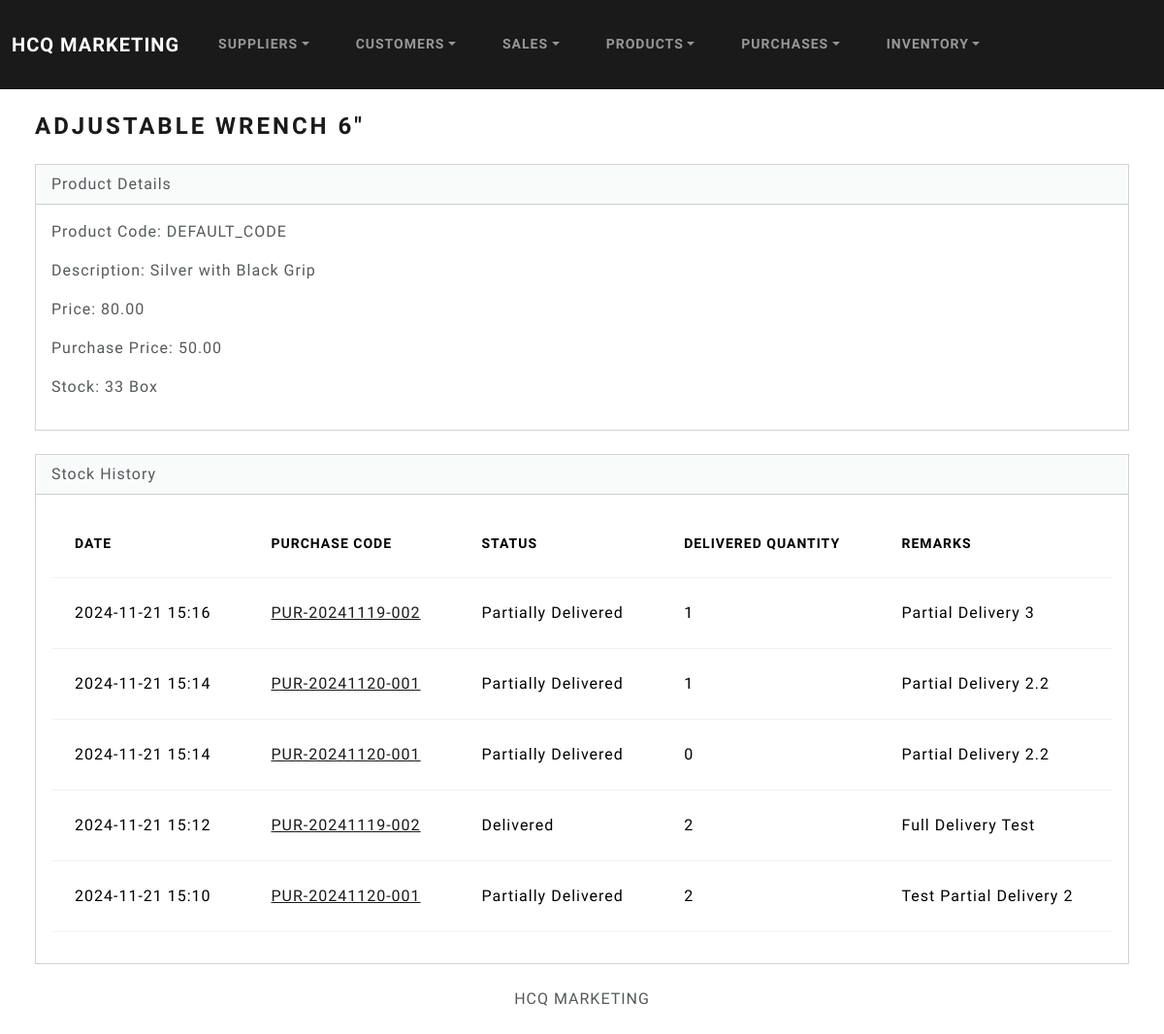
Page /inventory/1/ on the earlier database version.
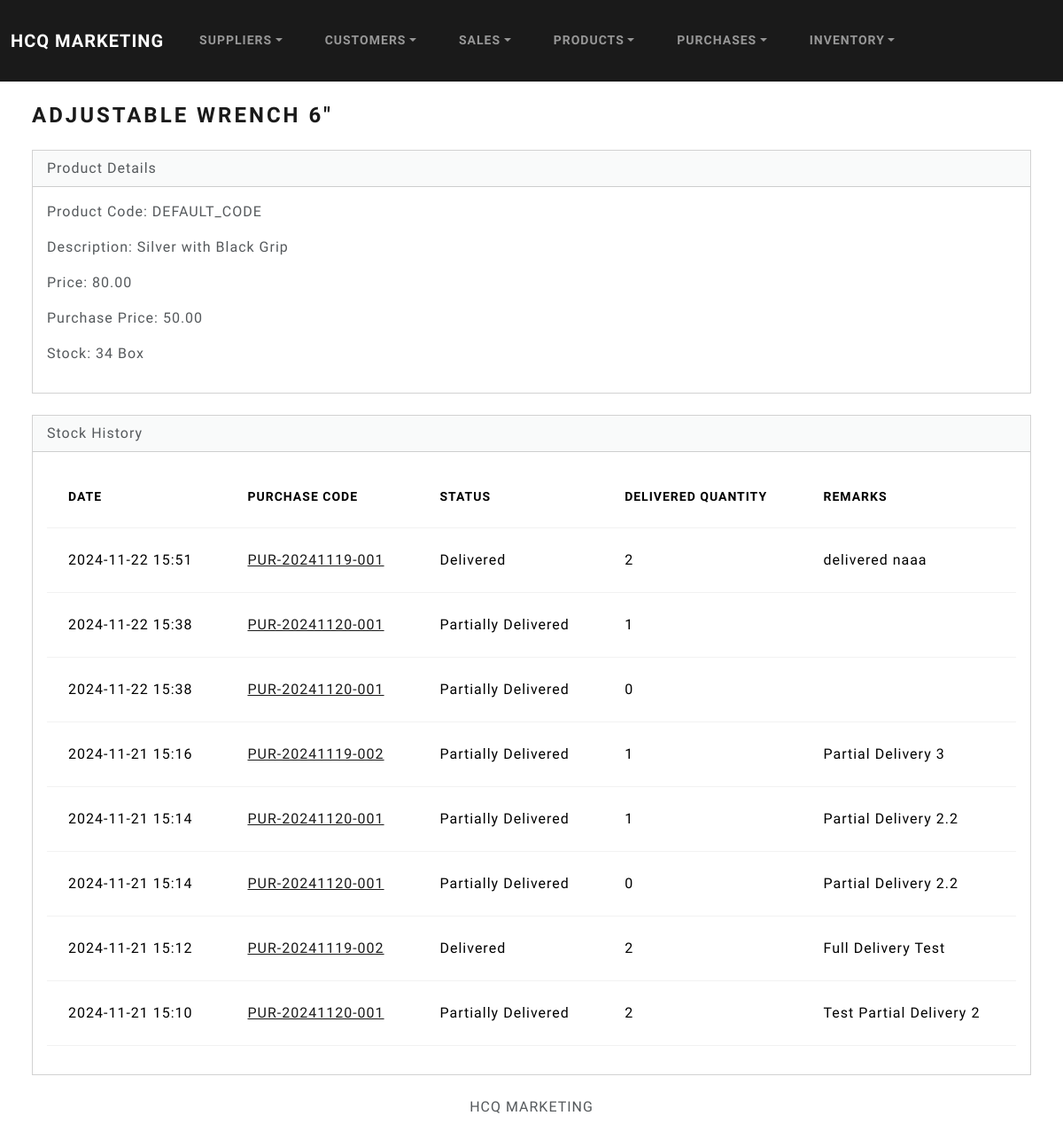
Same page on the later database version.
### inventory/models.py (models this page shows, shortened)
class Inventory(models.Model):
    product = models.ForeignKey(Product, on_delete=models.CASCADE)
    inventory_stock = models.PositiveIntegerField(default=0)

class StockHistory(models.Model):
    inventory = models.ForeignKey(Inventory, on_delete=models.CASCADE, related_name="stock_history")
    purchase = models.ForeignKey('purchases.Purchase', on_delete=models.CASCADE)  # String-based reference
    status = models.CharField(max_length=50)  # "Delivered", "Partially Delivered", etc.
    delivered_quantity = models.PositiveIntegerField()
    remarks = models.TextField(blank=True, null=True)
    timestamp = models.DateTimeField(auto_now_add=True)

### purchases/models.py (models this page shows, shortened)
class Purchase(models.Model):
    STATUS_CHOICES = [
        ('Pending', 'Pending'),
        ('Partially Delivered', 'Partially Delivered'),
        ('Delivered', 'Delivered'),
        ('Cancelled', 'Cancelled'),
    ]
    supplier = models.ForeignKey(Supplier, on_delete=models.CASCADE, related_name='purchases')
    date = models.DateTimeField(auto_now_add=True)
    total_cost = models.DecimalField(max_digits=10, decimal_places=2, default=0.00)
    purchase_code = models.CharField(max_length=20, unique=True, editable=False, blank=True)
    status = models.CharField(max_length=20, choices=STATUS_CHOICES, default='Pending')

### products/models.py (models this page shows, shortened)
class Product(models.Model):
    product_code = models.CharField(max_length=100 ,default='DEFAULT_CODE')
    product_name = models.CharField(max_length=100)
    product_descript = models.TextField()
    product_price = models.DecimalField(max_digits=10, decimal_places=2)
    product_unit = models.CharField(max_length=50)
    purchase_price = models.DecimalField(max_digits=10, decimal_places=2, null=True, blank=True)  # Price from supplier (optional)

### inventory/views.py (the view)
# urls.py: path('<int:product_id>/', views.product_detail, name='product_detail'),
def product_detail(request, product_id):
    inventory = get_object_or_404(Inventory, product__id=product_id)
    stock_history = StockHistory.objects.filter(inventory=inventory).order_by('-timestamp')
    return render(request, 'inventory/product_detail.html', {
        'inventory': inventory,
        'stock_history': stock_history,
    })

### inventory/templates/inventory/product_detail.html
{% extends "base.html" %}
{% block body %}
<h3 class="m-4">{{ inventory.product.product_name }}</h3>
<div class="card ms-4 me-4 mb-4">
    <div class="card-header">Product Details</div>
    <div class="card-body">
        <p><strong>Product Code:</strong> {{ inventory.product.product_code }}</p>
        <p><strong>Description:</strong> {{ inventory.product.product_descript }}</p>
        <p><strong>Price:</strong> {{ inventory.product.product_price }}</p>
        <p><strong>Purchase Price:</strong> {{ inventory.product.purchase_price }}</p>
        <p><strong>Stock:</strong> {{ inventory.inventory_stock }} {{ inventory.product.product_unit }}</p>
    </div>
</div>
<div class="card ms-4 me-4 mb-4">
    <div class="card-header">Stock History</div>
    <div class="card-body">
        {% if stock_history %}
        <table class="table table-hover">
            <thead>
                <tr>
                    <th>Date</th>
                    <th>Purchase Code</th>
                    <th>Status</th>
                    <th>Delivered Quantity</th>
                    <th>Remarks</th>
                </tr>
            </thead>
            <tbody>
                {% for record in stock_history %}
                <tr>
                    <td>{{ record.timestamp|date:"Y-m-d H:i" }}</td>
                    <td>
                        <a href="{% url 'purchases:purchase_detail' record.purchase.id %}">
                            {{ record.purchase.purchase_code }}
                        </a>
                    </td>
                    <td>{{ record.status }}</td>
                    <td>{{ record.delivered_quantity }}</td>
                    <td>{{ record.remarks }}</td>
                </tr>
                {% endfor %}
            </tbody>
        </table>
        {% else %}
        <p>No stock history available for this product.</p>
        {% endif %}
    </div>
</div>
{% endblock %}

Differences in the rows shown:
changed Inventory "ADJUSTABLE WRENCH 6\"": inventory_stock "33" → "34"
added StockHistory: timestamp "2024-11-22 15:51", purchase.purchase_code "PUR-20241119-001", status "Delivered", delivered_quantity "2", remarks "delivered naaa"
added StockHistory: timestamp "2024-11-22 15:38", purchase.purchase_code "PUR-20241120-001", status "Partially Delivered", delivered_quantity "1"
added StockHistory: timestamp "2024-11-22 15:38", purchase.purchase_code "PUR-20241120-001", status "Partially Delivered", delivered_quantity "0"
